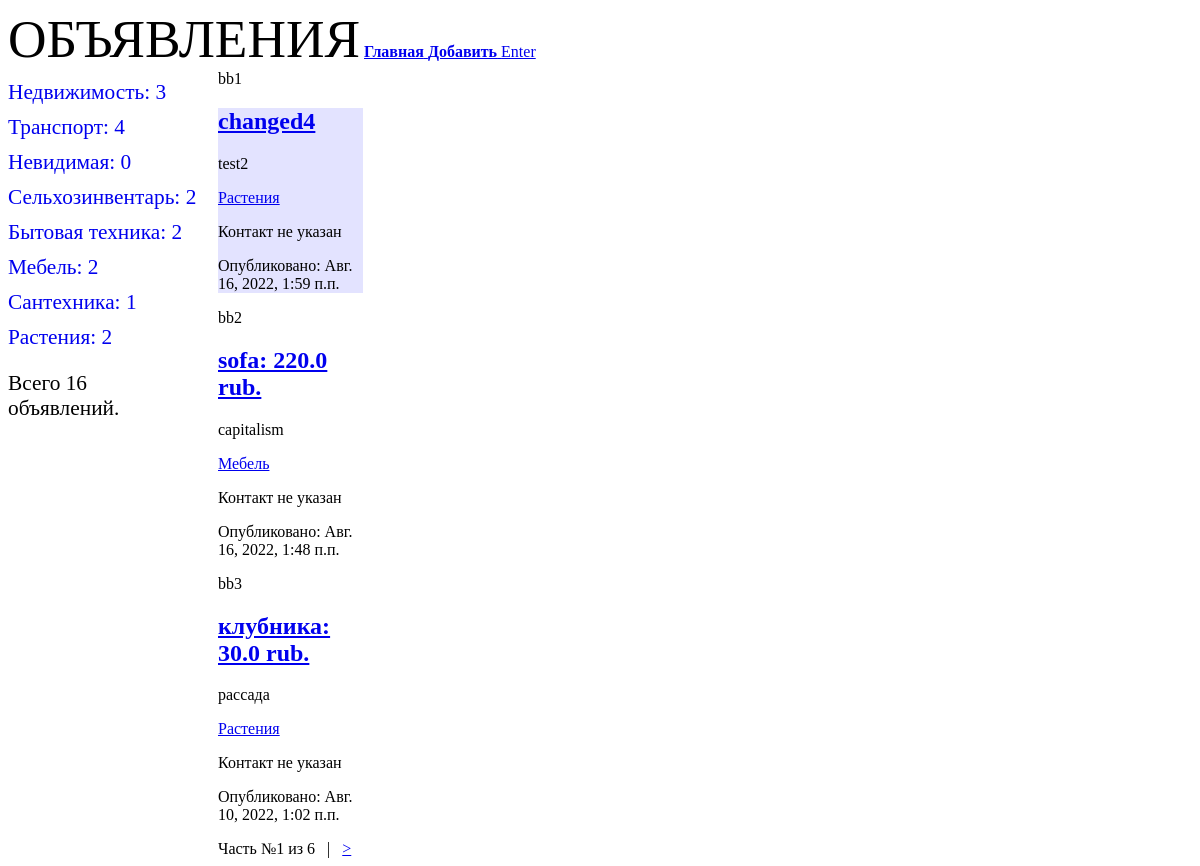
The app's page /bboard/, older data.
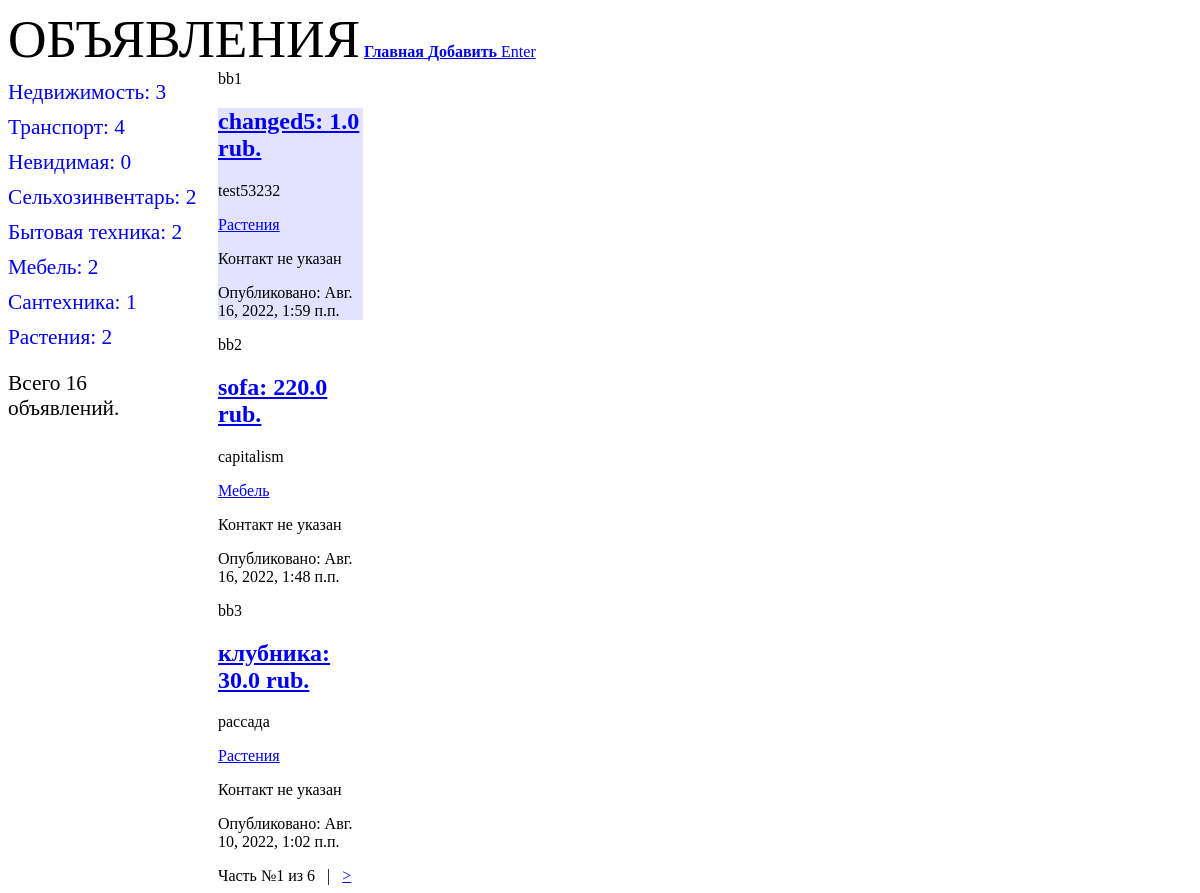
The same page, newer data.
### bboard/models.py (models this page shows, shortened)
class Rubric(models.Model) :
    def get_absolute_url(self):
        return f'/bboard/{self.pk}'
    name = models.CharField(
        max_length=20, db_index=True, verbose_name='Название'
        )
    show = models.BooleanField(default=True)    # Не дает возможность выбрать рубрику False
    class Meta:
        verbose_name_plural = 'Рубрики'
        verbose_name        = 'Рубрика'
        ordering            = ['name']

class Bb(models.Model):
    class Kinds(models.TextChoices):
                    BUY = 'b', 'Куплю'
                    SELL = 's', 'Продам'
                    EXCHANGE = 'с', 'Обменяю'
                    RENT = 'r'
                    __empty__ = 'Выберите тип публикуемого объявления'
    kind = models.CharField(
        max_length=1,choices=Kinds.choices,default=Kinds.SELL
        )
    title = models.CharField(
        max_length=50, verbose_name='Товар',
        validators=[validators.MinLengthValidator(get_min_length)],
                                    )
    content = models.TextField(
        null=True, blank=True, verbose_name='Описание'
        )
    price = models.FloatField(
        null=True, blank=True, verbose_name="Цена",
        )
    published = models.DateTimeField(
        auto_now_add=True, db_index=True, verbose_name="Опубликовано"
        )
    changed = models.DateTimeField(
        auto_now=True, db_index=True, verbose_name="Изменено"
        )
    rubric = models.ForeignKey(
        'Rubric', null=True, on_delete=models.PROTECT, verbose_name='Рубрика',
        limit_choices_to={'show': True} #  limit_choices_to в форме работает но отображается на сайте
        )
    class Meta:
        verbose_name_plural = 'Объявления'
        verbose_name        = 'Объявление'
        ordering            = ['-published']
        unique_together     = ('title', 'price')    # Ограничение на уже имеющуюся комбинацию в БД
    def title_and_price(self):
        if self.price:
            return f'{self.title}: {self.price} rub.'
        else:
            return self.title

### bboard/views.py (the view)
# urls.py: path('', index, name='index'),
def index(request):
    if request.method == 'GET':     # не обязательно
        bbs       = Bb.objects.all()
        paginator = Paginator(bbs, 3)
        if "page" in request.GET:
            page_num = request.GET['page']
        else:
            page_num = 1
        page = paginator.get_page(page_num)
        context   = {'bbs': page.object_list, 'rubrics': rubricsAll, 'rc': RC, 'page': page, 'bbstotal': bbs}
        return render(request, 'bboard/index.html', context)
    else:
        return HTTPResponse('Wrong method: 405')

### bboard/templates/bboard/index.html (shortened to what this page needs)
{% extends "layout/basic.html" %}
{% block content %}
{% if bbs %}
    {% for bb in bbs %}
        {% cycle 'bb1' 'bb2' 'bb3' as currentclass %}
        <div class={{currentclass}}>
            <h2 ><a href="{% url 'detail' pk=bb.pk %}">{{ bb.title_and_price }}</a></h2>
            <p>{{ bb.content }}</p>
            <p><a href="/bboard/{{ bb.rubric.pk }}/">
                    {{ bb.rubric.name }}</a></p>
            {% firstof bb.phone bb.email 'Контакт не указан' %}
            <p >Опубликовано: {{ bb.published|date:"DATETIME_FORMAT" }}</p>
        </div>
    {% endfor %}
{% else %}
        <p><h3>Объявлений нет</h3></p>
{% endif %}
<div>
        Часть №{{ page.number }} из {{ page.paginator.num_pages }}
    {% if page.has_next %}
        &nbsp;&nbsp;|&nbsp;&nbsp;
        <a href="?page={{ page.next_page_number }}">&gt;</a>
    {% endif %}
</div>
{% endblock %}

### bboard/templates/layout/basic.html (shortened to what this page needs)
{% load static %}
<!DOCTYPE html>
<html>
<head>
</head>
<body>
    <header>
        <hl>Объявления</hl>
        <link rel="stylesheet" type="text/css" href="{% static 'bboard/style.css' %}">
        <a href="{% url 'index' %}"><b>Главная</b></а>
        <a href="{% url 'add' %}"><b>Добавить</b></а>
        {% if user.is_authenticated %}
            <a href="/accounts/logout/">Exit</a>
            {{ user.username }}
        {% else %}
            <a href="/accounts/login/">Enter</a>
        {% endif %}
    </header>
    <nav>
        {% for rubric in rc %}
            <a href="{{ rubric.get_absolute_url }}">
                {{ rubric.name }}: {{ rubric.bb__count }}
            </a>
        {% endfor %}
        {% with bb_count=bbstotal.count %}
            {% if bb_count > 0 %}
                <p>Всего {{ bb_count }} объявлений.</p>
            {% endif %}
        {% endwith %}
    </nav>
    <section>
        {% block content %}
        {% endblock %}
    </section>
</body>
</html>

### bboard/static/bboard/style.css (style rules this page uses)
header hl { font-size: 40pt; text-transform: uppercase; text-align: center; }
nav { font-size: 16pt; width: 190px; float: left; }
nav a { display: block; margin: 10px 0px; text-decoration: none; }
section { margin-left: 210px; margin-right: 70%; }
section .bb1 { background-color: rgba(0, 0, 255, 0.11); }

Row changes from the older to the newer data that the page shows:
changed Bb: title_and_price "changed4" → "changed5: 1.0 rub."; content "test2" → "test53232"
